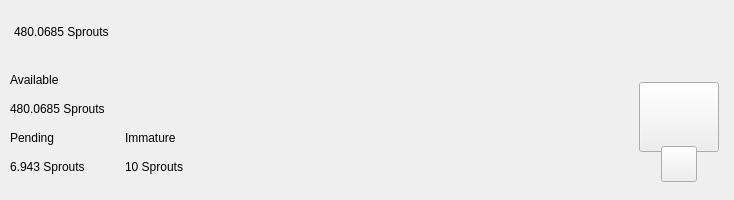
<?xml version="1.0" encoding="UTF-8"?>
<ui version="4.0">
 <class>TopBar</class>
 <widget class="QWidget" name="TopBar">
  <property name="geometry">
   <rect>
    <x>0</x>
    <y>0</y>
    <width>734</width>
    <height>200</height>
   </rect>
  </property>
  <property name="minimumSize">
   <size>
    <width>0</width>
    <height>200</height>
   </size>
  </property>
  <property name="maximumSize">
   <size>
    <width>16777215</width>
    <height>200</height>
   </size>
  </property>
  <property name="windowTitle">
   <string>Form</string>
  </property>
  <layout class="QVBoxLayout" name="verticalLayout_10" stretch="0">
   <property name="spacing">
    <number>0</number>
   </property>
   <property name="leftMargin">
    <number>0</number>
   </property>
   <property name="topMargin">
    <number>0</number>
   </property>
   <property name="rightMargin">
    <number>0</number>
   </property>
   <property name="bottomMargin">
    <number>0</number>
   </property>
   <item>
    <widget class="PFBorderImage" name="containerTop">
     <layout class="QVBoxLayout" name="verticalLayout_11">
      <property name="spacing">
       <number>0</number>
      </property>
      <property name="leftMargin">
       <number>0</number>
      </property>
      <property name="topMargin">
       <number>0</number>
      </property>
      <property name="rightMargin">
       <number>0</number>
      </property>
      <property name="bottomMargin">
       <number>0</number>
      </property>
      <item>
       <widget class="QWidget" name="top_container_2" native="true">
        <property name="minimumSize">
         <size>
          <width>0</width>
          <height>65</height>
         </size>
        </property>
        <layout class="QHBoxLayout" name="top_container">
         <property name="spacing">
          <number>0</number>
         </property>
         <property name="leftMargin">
          <number>14</number>
         </property>
         <property name="topMargin">
          <number>0</number>
         </property>
         <property name="rightMargin">
          <number>14</number>
         </property>
         <property name="bottomMargin">
          <number>0</number>
         </property>
         <item alignment="Qt::AlignVCenter">
          <widget class="QWidget" name="widgetTopAmount" native="true">
           <property name="sizePolicy">
            <sizepolicy hsizetype="Preferred" vsizetype="Maximum">
             <horstretch>0</horstretch>
             <verstretch>0</verstretch>
            </sizepolicy>
           </property>
           <layout class="QHBoxLayout" name="horizontalLayout_5">
            <property name="spacing">
             <number>0</number>
            </property>
            <property name="leftMargin">
             <number>0</number>
            </property>
            <property name="topMargin">
             <number>0</number>
            </property>
            <property name="rightMargin">
             <number>0</number>
            </property>
            <property name="bottomMargin">
             <number>0</number>
            </property>
            <item alignment="Qt::AlignTop">
             <widget class="QLabel" name="labelAmountTopPiv">
              <property name="minimumSize">
               <size>
                <width>0</width>
                <height>36</height>
               </size>
              </property>
              <property name="styleSheet">
               <string notr="true">padding:0px;margin:0px;</string>
              </property>
              <property name="text">
               <string notr="true">480.0685 Sprouts</string>
              </property>
             </widget>
            </item>
           </layout>
          </widget>
         </item>
         <item>
          <spacer name="horizontalSpacer">
           <property name="orientation">
            <enum>Qt::Horizontal</enum>
           </property>
           <property name="sizeHint" stdset="0">
            <size>
             <width>40</width>
             <height>20</height>
            </size>
           </property>
          </spacer>
         </item>
         <item>
          <layout class="QHBoxLayout" name="horizontalLayout_4">
           <property name="spacing">
            <number>12</number>
           </property>
           <property name="rightMargin">
            <number>0</number>
           </property>
           <item alignment="Qt::AlignRight">
            <widget class="QWidget" name="layoutSync" native="true">
             <property name="minimumSize">
              <size>
               <width>0</width>
               <height>36</height>
              </size>
             </property>
             <property name="maximumSize">
              <size>
               <width>16777215</width>
               <height>36</height>
              </size>
             </property>
             <layout class="QVBoxLayout" name="verticalLayout_9">
              <property name="leftMargin">
               <number>0</number>
              </property>
              <property name="topMargin">
               <number>0</number>
              </property>
              <property name="rightMargin">
               <number>0</number>
              </property>
              <property name="bottomMargin">
               <number>0</number>
              </property>
              <item>
               <widget class="ExpandableButton" name="pushButtonSync" native="true">
                <property name="minimumSize">
                 <size>
                  <width>36</width>
                  <height>36</height>
                 </size>
                </property>
                <property name="maximumSize">
                 <size>
                  <width>16777215</width>
                  <height>36</height>
                 </size>
                </property>
               </widget>
              </item>
             </layout>
            </widget>
           </item>
           <item>
            <widget class="ExpandableButton" name="pushButtonHDUpgrade" native="true">
             <property name="minimumSize">
              <size>
               <width>36</width>
               <height>36</height>
              </size>
             </property>
            </widget>
           </item>
           <item>
            <widget class="ExpandableButton" name="pushButtonStack" native="true">
             <property name="minimumSize">
              <size>
               <width>36</width>
               <height>36</height>
              </size>
             </property>
            </widget>
           </item>
           <item>
            <widget class="ExpandableButton" name="pushButtonColdStaking" native="true">
             <property name="minimumSize">
              <size>
               <width>36</width>
               <height>36</height>
              </size>
             </property>
            </widget>
           </item>
           <item>
            <widget class="ExpandableButton" name="pushButtonConnection" native="true">
             <property name="minimumSize">
              <size>
               <width>36</width>
               <height>36</height>
              </size>
             </property>
            </widget>
           </item>
           <item>
            <widget class="ExpandableButton" name="pushButtonTor" native="true">
             <property name="minimumSize">
              <size>
               <width>36</width>
               <height>36</height>
              </size>
             </property>
            </widget>
           </item>
           <item>
            <widget class="ExpandableButton" name="pushButtonLock" native="true">
             <property name="sizePolicy">
              <sizepolicy hsizetype="Expanding" vsizetype="Expanding">
               <horstretch>0</horstretch>
               <verstretch>0</verstretch>
              </sizepolicy>
             </property>
             <property name="minimumSize">
              <size>
               <width>36</width>
               <height>0</height>
              </size>
             </property>
            </widget>
           </item>
           <item>
            <widget class="ExpandableButton" name="pushButtonTheme" native="true">
             <property name="minimumSize">
              <size>
               <width>36</width>
               <height>36</height>
              </size>
             </property>
             <property name="maximumSize">
              <size>
               <width>16777215</width>
               <height>36</height>
              </size>
             </property>
            </widget>
           </item>
           <item>
            <widget class="ExpandableButton" name="pushButtonFAQ" native="true">
             <property name="minimumSize">
              <size>
               <width>36</width>
               <height>36</height>
              </size>
             </property>
            </widget>
           </item>
          </layout>
         </item>
        </layout>
       </widget>
      </item>
      <item>
       <widget class="QWidget" name="bottom_container" native="true">
        <property name="minimumSize">
         <size>
          <width>0</width>
          <height>135</height>
         </size>
        </property>
        <layout class="QHBoxLayout" name="botton_container">
         <property name="leftMargin">
          <number>10</number>
         </property>
         <property name="topMargin">
          <number>0</number>
         </property>
         <property name="rightMargin">
          <number>10</number>
         </property>
         <property name="bottomMargin">
          <number>10</number>
         </property>
         <item>
          <layout class="QHBoxLayout" name="horizontalLayout_3">
           <property name="bottomMargin">
            <number>9</number>
           </property>
           <item>
            <layout class="QVBoxLayout" name="verticalLayout_7">
             <property name="spacing">
              <number>0</number>
             </property>
             <property name="leftMargin">
              <number>0</number>
             </property>
             <property name="rightMargin">
              <number>30</number>
             </property>
             <item>
              <layout class="QVBoxLayout" name="verticalLayout_2">
               <item>
                <widget class="QLabel" name="labelTitle1">
                 <property name="text">
                  <string>Available</string>
                 </property>
                </widget>
               </item>
               <item>
                <widget class="QLabel" name="labelAmountPiv">
                 <property name="text">
                  <string notr="true">480.0685 Sprouts</string>
                 </property>
                </widget>
               </item>
              </layout>
             </item>
             <item>
              <layout class="QHBoxLayout" name="horizontalLayout_2">
               <property name="spacing">
                <number>0</number>
               </property>
               <item>
                <layout class="QVBoxLayout" name="verticalLayout_3">
                 <item>
                  <widget class="QLabel" name="labelTitle3">
                   <property name="text">
                    <string>Pending</string>
                   </property>
                  </widget>
                 </item>
                 <item>
                  <widget class="QLabel" name="labelPendingPiv">
                   <property name="text">
                    <string notr="true">6.943 Sprouts</string>
                   </property>
                  </widget>
                 </item>
                </layout>
               </item>
               <item>
                <spacer name="horizontalSpacer_3">
                 <property name="orientation">
                  <enum>Qt::Horizontal</enum>
                 </property>
                 <property name="sizeType">
                  <enum>QSizePolicy::Fixed</enum>
                 </property>
                 <property name="sizeHint" stdset="0">
                  <size>
                   <width>40</width>
                   <height>20</height>
                  </size>
                 </property>
                </spacer>
               </item>
               <item>
                <layout class="QVBoxLayout" name="verticalLayout_4">
                 <item>
                  <widget class="QLabel" name="labelTitle4">
                   <property name="text">
                    <string>Immature</string>
                   </property>
                  </widget>
                 </item>
                 <item>
                  <widget class="QLabel" name="labelImmaturePiv">
                   <property name="text">
                    <string notr="true">10 Sprouts</string>
                   </property>
                  </widget>
                 </item>
                </layout>
               </item>
              </layout>
             </item>
            </layout>
           </item>
          </layout>
         </item>
         <item>
          <spacer name="horizontalSpacer_2">
           <property name="orientation">
            <enum>Qt::Horizontal</enum>
           </property>
           <property name="sizeHint" stdset="0">
            <size>
             <width>40</width>
             <height>20</height>
            </size>
           </property>
          </spacer>
         </item>
         <item alignment="Qt::AlignHCenter|Qt::AlignVCenter">
          <widget class="QWidget" name="qrContainer" native="true">
           <property name="sizePolicy">
            <sizepolicy hsizetype="Preferred" vsizetype="Minimum">
             <horstretch>0</horstretch>
             <verstretch>0</verstretch>
            </sizepolicy>
           </property>
           <property name="minimumSize">
            <size>
             <width>90</width>
             <height>110</height>
            </size>
           </property>
           <property name="maximumSize">
            <size>
             <width>90</width>
             <height>110</height>
            </size>
           </property>
           <layout class="QVBoxLayout" name="containerQR">
            <property name="spacing">
             <number>0</number>
            </property>
            <property name="leftMargin">
             <number>5</number>
            </property>
            <property name="topMargin">
             <number>10</number>
            </property>
            <property name="rightMargin">
             <number>5</number>
            </property>
            <property name="bottomMargin">
             <number>0</number>
            </property>
            <item>
             <widget class="QPushButton" name="btnQr">
              <property name="minimumSize">
               <size>
                <width>70</width>
                <height>70</height>
               </size>
              </property>
              <property name="maximumSize">
               <size>
                <width>16777215</width>
                <height>70</height>
               </size>
              </property>
              <property name="focusPolicy">
               <enum>Qt::NoFocus</enum>
              </property>
              <property name="text">
               <string/>
              </property>
              <property name="iconSize">
               <size>
                <width>70</width>
                <height>70</height>
               </size>
              </property>
             </widget>
            </item>
            <item>
             <spacer name="verticalSpacer">
              <property name="orientation">
               <enum>Qt::Vertical</enum>
              </property>
              <property name="sizeType">
               <enum>QSizePolicy::Fixed</enum>
              </property>
              <property name="sizeHint" stdset="0">
               <size>
                <width>20</width>
                <height>20</height>
               </size>
              </property>
             </spacer>
            </item>
            <item alignment="Qt::AlignHCenter|Qt::AlignBottom">
             <widget class="QPushButton" name="pushButtonQR">
              <property name="minimumSize">
               <size>
                <width>36</width>
                <height>36</height>
               </size>
              </property>
              <property name="maximumSize">
               <size>
                <width>36</width>
                <height>36</height>
               </size>
              </property>
              <property name="focusPolicy">
               <enum>Qt::NoFocus</enum>
              </property>
              <property name="text">
               <string/>
              </property>
             </widget>
            </item>
           </layout>
          </widget>
         </item>
        </layout>
       </widget>
      </item>
     </layout>
    </widget>
   </item>
  </layout>
 </widget>
 <customwidgets>
  <customwidget>
   <class>ExpandableButton</class>
   <extends>QWidget</extends>
   <header>qt/pivx/expandablebutton.h</header>
   <container>1</container>
  </customwidget>
  <customwidget>
   <class>PFBorderImage</class>
   <extends>QFrame</extends>
   <header>qt/pivx/pfborderimage.h</header>
   <container>1</container>
  </customwidget>
 </customwidgets>
 <resources/>
 <connections/>
</ui>
